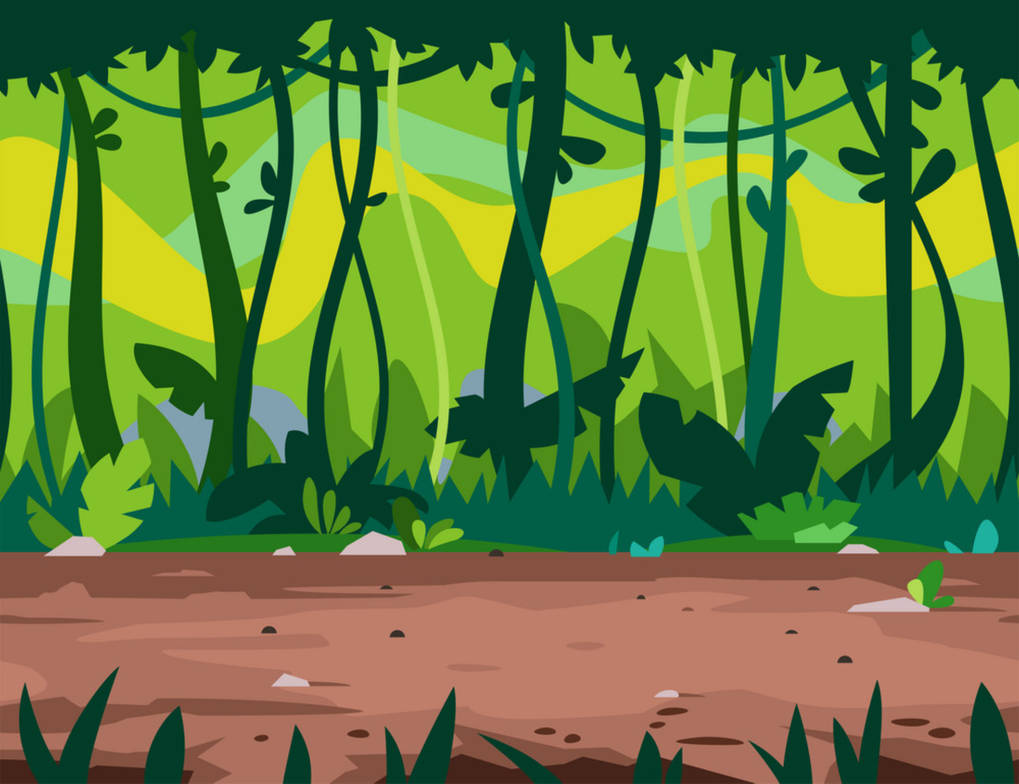
#> input picture images/jungle.jpg, 1019 x 784 px
$ python -i ip.py   (imports and definitions only)
#> lines starting #> are read from the running program, lines starting #| are printed output that depends on the picture
import cv2
import spacy
import os
import re
import random
from images import render_order
from images import object_data

# [3 lines not run here, left out]

# [64 lines left out: functions imgResize, place_image, get_relative_positions, update_scene_from_images, not called in this run]

def run(data):
    scene = {}
    object_images = {}

    for item in data:
        obj1, preposition, obj2 = item
        scene, object_images = update_scene_from_images(obj1, preposition, obj2, scene, object_images)

    canvas = cv2.resize(background_image, (500, 500), interpolation=cv2.INTER_AREA)
    canvas = cv2.cvtColor(canvas, cv2.COLOR_BGR2BGRA)

    placed_base_characters = {}

    for obj in render_order:
        base_name = obj.split('_')[0]

        if base_name not in placed_base_characters:
            if obj in scene:
                x, y = scene[obj]
                canvas = place_image(canvas, object_images[obj], x, y)
                placed_base_characters[base_name] = obj

    output_image_path = 'server/static/images/composed_image.png'
    cv2.imwrite(output_image_path, canvas)

    print(scene)

# # Example sentences
# data = [#('rat.png', 'on', 'invisible.png'), ('net.png', 'on', 'invisible.png'), ('lion.png', 'on', 'invisible.png')
#         # ('lion2.png', 'in', 'jungle.png'), ('lion2.png', 'under', 'tree.png')
#     ('rat2.png', 'on', 'invisible.png'), ('rat2.png', 'on', 'lion2.png')
#     # ('rat.png', 'on', 'invisible.png'), ('rat.png', 'on', 'lion.png')
#     # ('lion1.png', 'on', 'invisible.png'), ('lion1.png', 'on', 'invisible.png'), ('rat1.png', 'on', 'invisible.png')
#     # ('lion1.png', 'on', 'invisible.png'), ('rat.png', 'on', 'invisible.png')
# # ('lion.png', 'on', 'invisible.png'), ('rat.png', 'on', 'invisible.png')
# # ('rat.png', 'on', 'invisible.png')
#     # ('hunter.png', 'on', 'invisible.png'), ('net.png', 'on', 'lion1.png'), ('lion1.png', 'on', 'invisible.png')
#     # ('rat.png', 'on', 'invisible.png'), ('net.png', 'on', 'invisible.png'), ('lion.png', 'on', 'invisible.png')
#     # ('rat.png', 'on', 'invisible.png'), ('lion.png', 'on', 'invisible.png')
#     # ('rat.png', 'on', 'invisible.png'), ('lion.png', 'on', 'invisible.png'), ('rat.png', 'on', 'invisible.png')
#         ]
# run(data)

>>> import cv2
>>> picture = cv2.imread('images/jungle.jpg', cv2.IMREAD_GRAYSCALE)
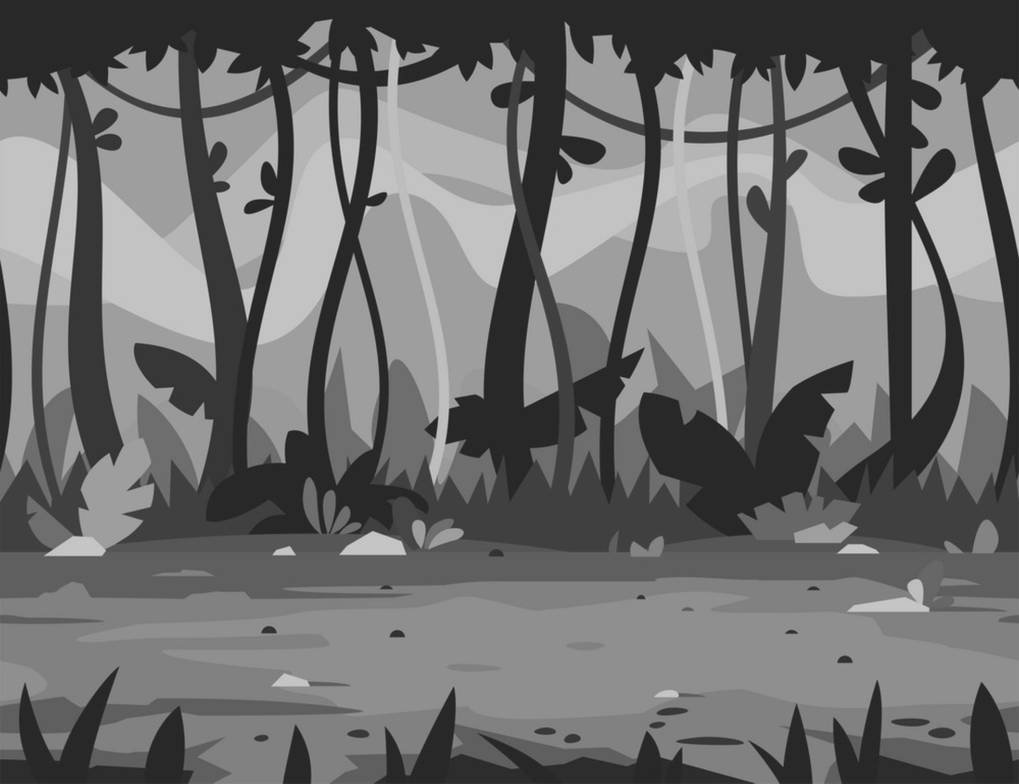
#> picture: shape (784, 1019); min 16, max 217, mean 110.1
#> (the run stopped early here; a loop or call above may not have finished)
